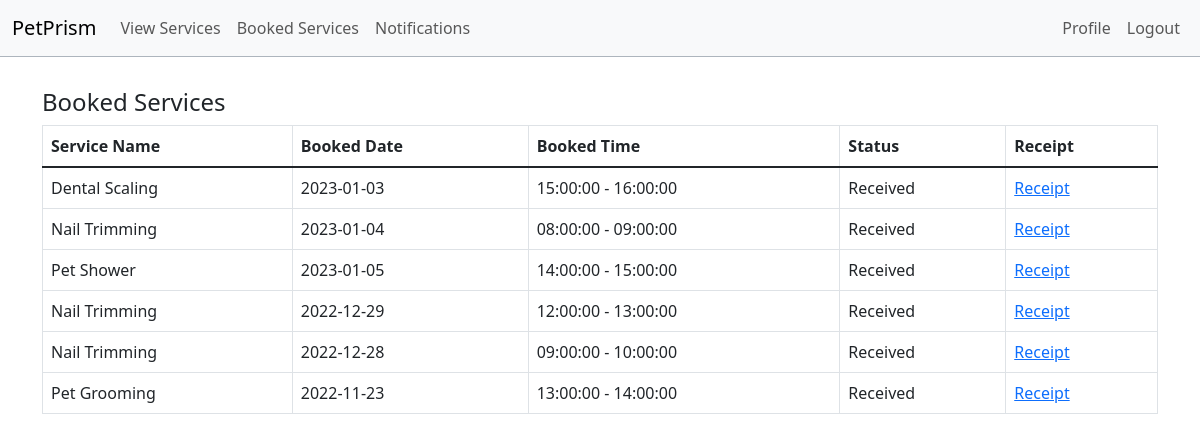
The page /bookedservices.php (signed in) on the database its author committed.
### tables this page shows
CREATE TABLE `bookings` (
  `ID` int(11) NOT NULL,
  `SERVICES_SLOTS_ID` int(11) NOT NULL,
  `BOOKING_DATE` date NOT NULL,
  `BOOKING_DATETIME` datetime NOT NULL,
  `SERVICES_ID` int(11) DEFAULT NULL,
  `USER_ID` int(11) NOT NULL
);

CREATE TABLE `services` (
  `ID` int(11) NOT NULL,
  `NAME` varchar(259) NOT NULL,
  `PRICE` double NOT NULL,
  `RATING` double NOT NULL,
  `PICTURE` varchar(250) NOT NULL,
  `SERVICE_ACTIVE` int(1) NOT NULL
);

CREATE TABLE `services_slots` (
  `ID` int(11) NOT NULL,
  `SERVICES_ID` int(11) NOT NULL,
  `TIME_SLOT_START` time NOT NULL,
  `TIME_SLOT_END` time NOT NULL,
  `SUNDAY` tinyint(1) NOT NULL,
  `MONDAY` tinyint(1) NOT NULL,
  `TUESDAY` tinyint(1) NOT NULL,
  `WEDNESDAY` tinyint(1) NOT NULL,
  `THURSDAY` tinyint(1) NOT NULL
);

### bookedservices.php (the view, shortened to what this page needs)
<?php
$userId = $_SESSION['userId'];
try {
  require("project_connection.php");
  $sql1 = "SELECT * FROM bookings WHERE USER_ID= :userId";
  $result1 = $db->prepare($sql1);
  $result1->bindParam(':userId', $userId);
  $result1->execute();
  $sql2 = "SELECT * FROM services_slots WHERE ID= :id";
  $result2 = $db->prepare($sql2);
  $sql3 = "SELECT * FROM services WHERE ID= :id";
  $result3 = $db->prepare($sql3);
?>
  <!DOCTYPE html>
  <html lang="en">
  <head>
    <link href="./assets/dist/css/bootstrap.min.css" rel="stylesheet">
  </head>
  <body>
    <?php
    if ($_SESSION['userType'] == 'customer')
      require('customernavbar.php');
    ?>
    <br><br><br>
    <div class='container-lg'>
      <h4 class="mt-3 mb-2 mx-auto"> Booked Services </h4>
      <div class="table-responsive">
        <table class="table table-bordered">
          <thead>
            <tr>
              <th scope="col">Service Name</th>
              <th scope="col">Booked Date</th>
              <th scope="col">Booked Time</th>
              <th scope="col">Status</th>
              <th scope="col">Receipt</th>
            </tr>
          </thead>
          <tbody class="table-group-divider">
          <?php
          foreach ($result1 as $booking) {
            $result2->bindParam(':id', $booking['SERVICES_SLOTS_ID']);
            $result2->execute();
            $slotRow = $result2->fetch();
            $result3->bindParam(':id', $slotRow['SERVICES_ID']);
            $result3->execute();
            $serviceRow = $result3->fetch();
            echo "<tr>";
            echo "<td scope='row'>" . $serviceRow['NAME'] . "</td>";
            echo "<td>" . $booking['BOOKING_DATE']  . "</td>";
            echo "<td>" . $slotRow['TIME_SLOT_START'] . " - " . $slotRow['TIME_SLOT_END'] . "</td>";
            if (($booking['BOOKING_DATE'] < date('Y-m-d'))) {
              echo "<td> Received </td>";
            } elseif (($booking['BOOKING_DATE'] == date('Y-m-d')) && ($slotRow['TIME_SLOT_END'] < date("h:i:s"))) {
              echo "<td> Received </td>";
            } else
              echo "<td> Upcoming </td>";
            echo "<td> <a href='receipt.php?bookingId=" . $booking['ID'] . "'>Receipt</a> </td>";
            echo "</tr>";
          }
          echo "</tbody>";
          echo "</table>";
          echo "</div>";
        } catch (PDOException $e) {
          die("Error Message" . $e->getMessage());
        }
        echo "</div>";
          ?>
  </body>
  </html>

### customernavbar.php (shortened to what this page needs)
<nav class="navbar navbar-expand-lg bg-body-tertiary fixed-top border border-dark-subtle border-top-0 border-end-0 border-start-0">
  <div class="container-fluid">
    <a class="navbar-brand" href="index.php">PetPrism</a>
    <div class="collapse navbar-collapse" id="navbarCollapse">
      <ul class="navbar-nav me-auto mb-2 mb-lg-0">
        <li class="nav-item">
          <a class="nav-link" aria-current="page" href="browse.php">View Services</a>
        </li>
        <li class="nav-item">
          <a class="nav-link" href="bookedservices.php">Booked Services</a>
        </li>
        <li class="nav-item">
          <a class="nav-link" href="notifications.php">Notifications</a>
        </li>
      </ul>
      <ul class="navbar-nav">
        <li class="nav-item">
          <a class="nav-link" href="profile.php">Profile</a>
        </li>
        <li class="nav-item">
          <a class="nav-link" href="logout.php">Logout</a>
        </li>
      </ul>
    </div>
  </div>
</nav>

### rows shown on the page
bookings: SERVICES_ID.NAME "Dental Scaling", BOOKING_DATE "2023-01-03", SERVICES_SLOTS_ID.TIME_SLOT_START "15:00:00", SERVICES_SLOTS_ID.TIME_SLOT_END "16:00:00", shows "Received"
bookings: SERVICES_ID.NAME "Nail Trimming", BOOKING_DATE "2023-01-04", SERVICES_SLOTS_ID.TIME_SLOT_START "08:00:00", SERVICES_SLOTS_ID.TIME_SLOT_END "09:00:00", shows "Received"
bookings: SERVICES_ID.NAME "Pet Shower", BOOKING_DATE "2023-01-05", SERVICES_SLOTS_ID.TIME_SLOT_START "14:00:00", SERVICES_SLOTS_ID.TIME_SLOT_END "15:00:00", shows "Received"
bookings: SERVICES_ID.NAME "Nail Trimming", BOOKING_DATE "2022-12-29", SERVICES_SLOTS_ID.TIME_SLOT_START "12:00:00", SERVICES_SLOTS_ID.TIME_SLOT_END "13:00:00", shows "Received"
bookings: SERVICES_ID.NAME "Nail Trimming", BOOKING_DATE "2022-12-28", SERVICES_SLOTS_ID.TIME_SLOT_START "09:00:00", SERVICES_SLOTS_ID.TIME_SLOT_END "10:00:00", shows "Received"
bookings: SERVICES_ID.NAME "Pet Grooming", BOOKING_DATE "2022-11-23", SERVICES_SLOTS_ID.TIME_SLOT_START "13:00:00", SERVICES_SLOTS_ID.TIME_SLOT_END "14:00:00", shows "Received"
